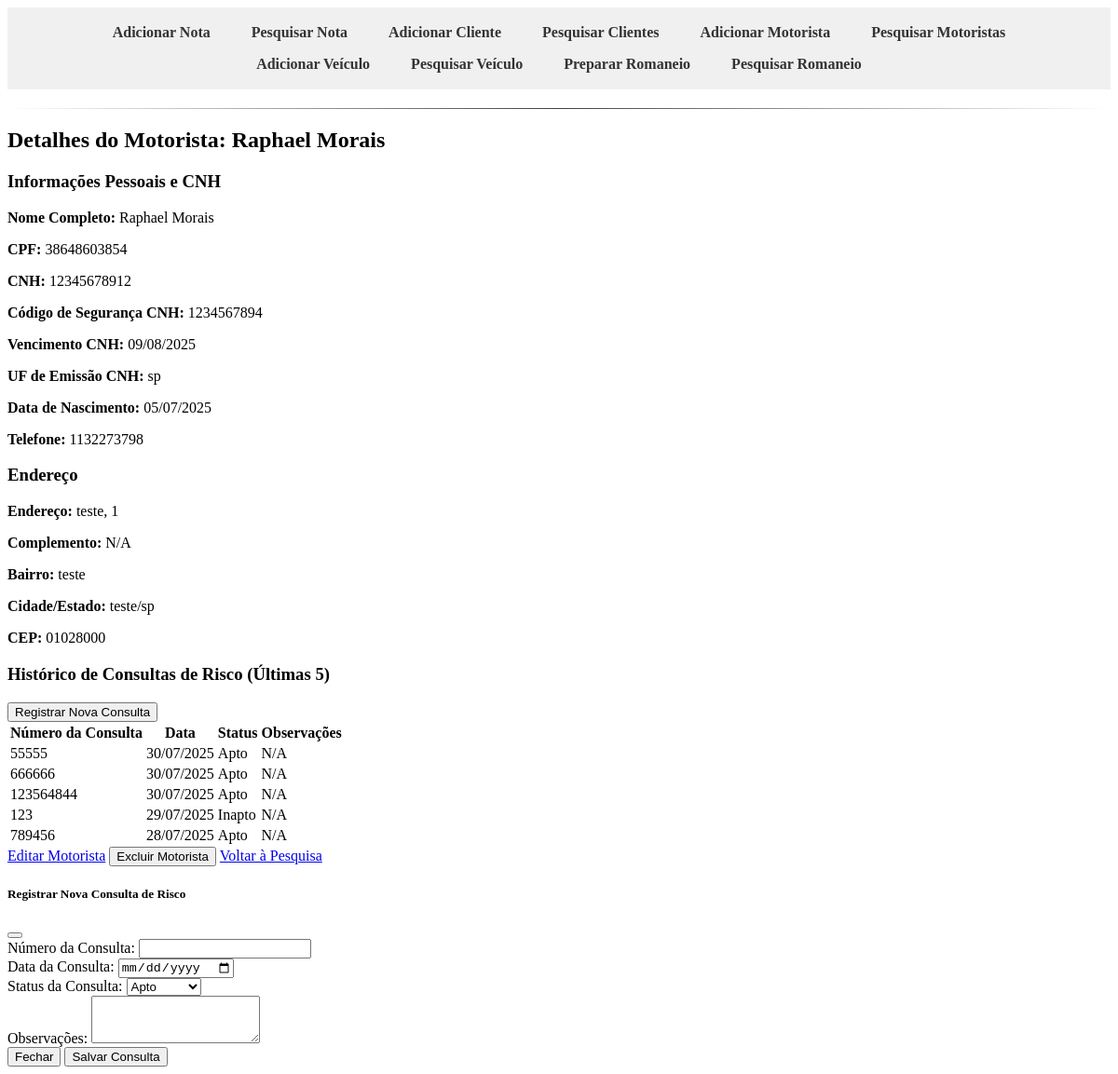
The page /notas/motoristas/1/detalhes/ on the database as committed earlier.
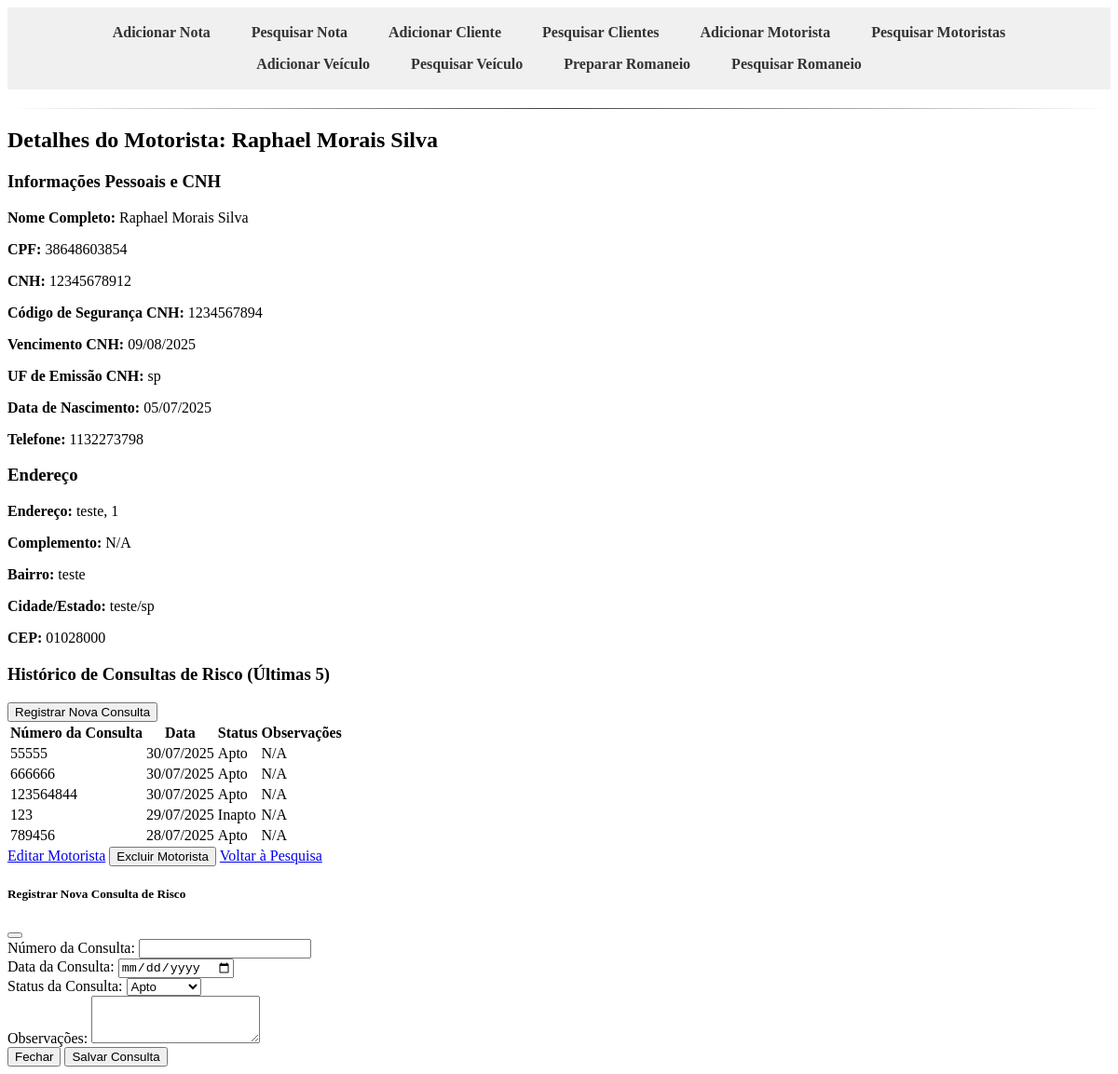
The same page on the database as committed later.
### notas/models.py (models this page shows, shortened)
class Motorista(models.Model):
    nome = models.CharField(max_length=255, verbose_name="Nome Completo")
    cpf = models.CharField(max_length=14, unique=True, verbose_name="CPF") # Ex: 000.000.000-00
    cnh = models.CharField(max_length=11, unique=True, blank=True, null=True, verbose_name="CNH")
    codigo_seguranca = models.CharField(max_length=10, blank=True, null=True, verbose_name="Código de Segurança CNH")
    vencimento_cnh = models.DateField(blank=True, null=True, verbose_name="Vencimento CNH")
    uf_emissao_cnh = models.CharField(max_length=2, blank=True, null=True, verbose_name="UF Emissão CNH")
    telefone = models.CharField(max_length=20, blank=True, null=True, verbose_name="Telefone")
    endereco = models.CharField(max_length=255, blank=True, null=True, verbose_name="Endereço")
    numero = models.CharField(max_length=10, blank=True, null=True, verbose_name="Número")
    bairro = models.CharField(max_length=100, blank=True, null=True, verbose_name="Bairro")
    cidade = models.CharField(max_length=100, blank=True, null=True, verbose_name="Cidade")
    estado = models.CharField(max_length=2, blank=True, null=True, verbose_name="Estado (UF)")
    cep = models.CharField(max_length=9, blank=True, null=True, verbose_name="CEP")
    data_nascimento = models.DateField(blank=True, null=True, verbose_name="Data de Nascimento")
    numero_consulta = models.CharField(max_length=50, blank=True, null=True, verbose_name="Número da Última Consulta")
    class Meta:
        verbose_name = "Motorista"
        verbose_name_plural = "Motoristas"
        ordering = ['nome']

### notas/views.py (the view)
# urls.py: path('motoristas/<int:pk>/detalhes/', views.detalhes_motorista, name='detalhes_motorista'),
def detalhes_motorista(request, pk):
    motorista = get_object_or_404(Motorista, pk=pk)
    historico_consultas = HistoricoConsulta.objects.filter(motorista=motorista).order_by('-data_consulta')[:5]
    context = {
        'motorista': motorista,
        'historico_consultas': historico_consultas,
    }
    return render(request, 'notas/detalhes_motorista.html', context)

### notas/templates/notas/detalhes_motorista.html (shortened to what the changed rows need)
{% extends 'base.html' %}
{% block content %}
<div class="container mt-4">
    <h2>Detalhes do Motorista: {{ motorista.nome }}</h2>
    <div class="card card-body mb-4">
        <h3>Informações Pessoais e CNH</h3>
        <p><strong>Nome Completo:</strong> {{ motorista.nome }}</p>
        <p><strong>CPF:</strong> {{ motorista.cpf }}</p>
        <p><strong>CNH:</strong> {{ motorista.cnh }}</p>
        <p><strong>Código de Segurança CNH:</strong> {{ motorista.codigo_seguranca|default:"N/A" }}</p>
        <p><strong>Vencimento CNH:</strong> {{ motorista.vencimento_cnh|date:"d/m/Y"|default:"N/A" }}</p>
        <p><strong>UF de Emissão CNH:</strong> {{ motorista.uf_emissao_cnh|default:"N/A" }}</p>
        <p><strong>Data de Nascimento:</strong> {{ motorista.data_nascimento|date:"d/m/Y"|default:"N/A" }}</p>
        <p><strong>Telefone:</strong> {{ motorista.telefone|default:"N/A" }}</p>
    </div>
    <div class="card card-body mb-4">
        <h3>Endereço</h3>
        <p><strong>Endereço:</strong> {{ motorista.endereco|default:"N/A" }}, {{ motorista.numero|default:"S/N" }}</p>
        <p><strong>Complemento:</strong> {{ motorista.complemento|default:"N/A" }}</p>
        <p><strong>Bairro:</strong> {{ motorista.bairro|default:"N/A" }}</p>
        <p><strong>Cidade/Estado:</strong> {{ motorista.cidade|default:"N/A" }}/{{ motorista.estado|default:"N/A" }}</p>
        <p><strong>CEP:</strong> {{ motorista.cep|default:"N/A" }}</p>
    </div>
    <div class="card card-body mt-4">
        <h3>Histórico de Consultas de Risco (Últimas 5)</h3>
        <button type="button" class="btn btn-primary btn-sm mb-3" data-bs-toggle="modal" data-bs-target="#adicionarConsultaModal">Registrar Nova Consulta</button>
        {% if historico_consultas %}
            <table class="table table-striped table-sm">
                <thead>
                    <tr>
                        <th>Número da Consulta</th>
                        <th>Data</th>
                        <th>Status</th>
                        <th>Observações</th>
                    </tr>
                </thead>
            </table>
        {% else %}
            <p>Nenhuma consulta de risco registrada para este motorista.</p>
        {% endif %}
    </div>
    <div class="mt-4">
        <a href="{% url 'notas:editar_motorista' motorista.pk %}" class="btn btn-warning me-2">Editar Motorista</a>
        <form action="{% url 'notas:excluir_motorista' motorista.pk %}" method="post" style="display:inline;" onsubmit="return confirm('Tem certeza que deseja excluir este motorista?');">
        </form>
        <a href="{% url 'notas:listar_motoristas' %}" class="btn btn-secondary">Voltar à Pesquisa</a>
    </div>
    <div class="modal fade" id="adicionarConsultaModal" tabindex="-1" aria-labelledby="adicionarConsultaModalLabel" aria-hidden="true">
        <div class="modal-dialog">
        </div>
    </div>
</div>
{% endblock %}

Rows that differ between the two databases and show on the page:
changed Motorista "sp": nome "Raphael Morais" → "Raphael Morais Silva"
